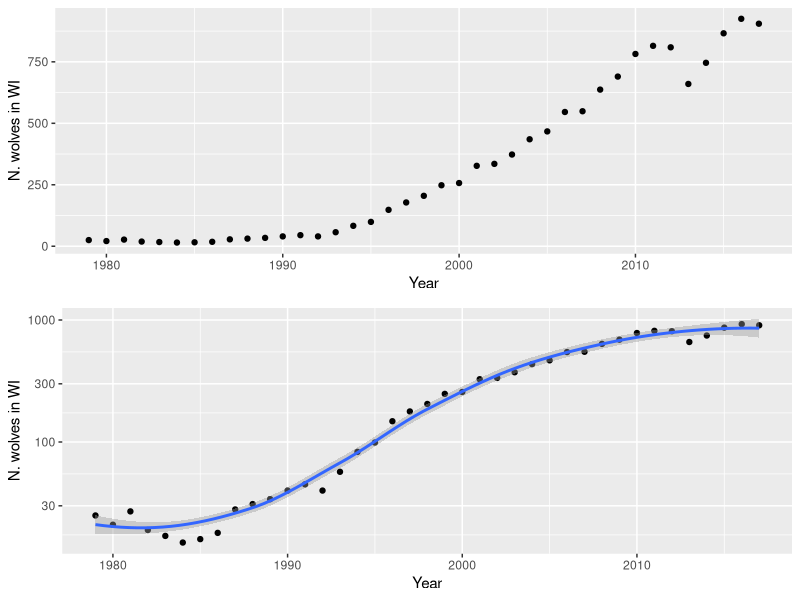

Source code (R):
## ---- chunk 1

knitr::knit_hooks$set(mysize = function(before, options, envir) {
  if (before) 
    return(options$size)
})
knitr::opts_chunk$set(echo = FALSE, cache = TRUE, encoding = "utf-8", message = FALSE, warning = FALSE)
## ---- chunk 2
options(width = 100)
## ---- chunk 3
ww <- read.csv("../data/wolfcounts.csv")
require(ggplot2); require(ggthemes); require(gridExtra)
p1 <- ggplot(ww, aes(Year, Wisconsin)) + geom_point() + ylab("N. wolves in WI")
p2 <- ggplot(ww, aes(Year, Wisconsin)) + geom_point() + geom_smooth() + scale_y_log10()  + ylab("N. wolves in WI")
grid.arrange(p1, p2, ncol = 1)
